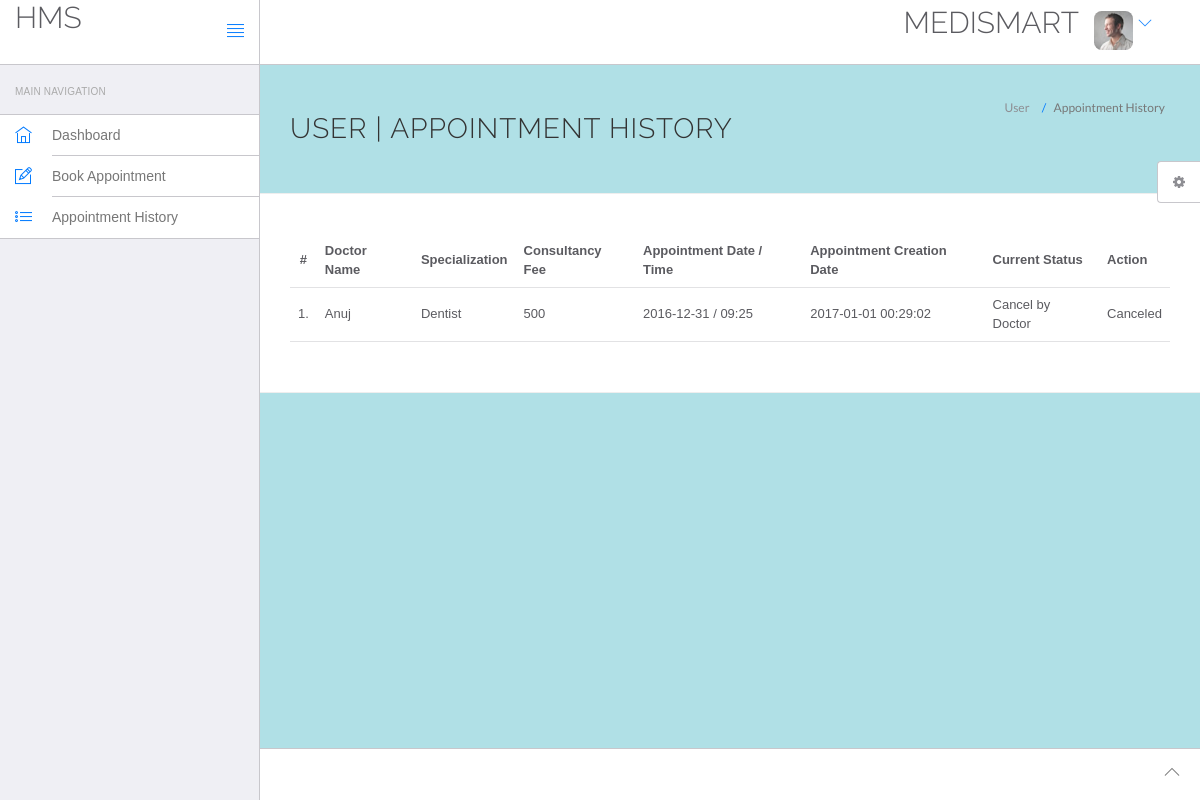
/hms/appointment-history.php (signed in), run on the app's committed database.
### tables this page shows
CREATE TABLE `appointment` (
  `id` int(11) NOT NULL,
  `doctorSpecialization` varchar(255) NOT NULL,
  `doctorId` int(11) NOT NULL,
  `userId` int(11) NOT NULL,
  `consultancyFees` int(11) NOT NULL,
  `appointmentDate` varchar(255) NOT NULL,
  `appointmentTime` varchar(255) NOT NULL,
  `postingDate` timestamp NOT NULL DEFAULT CURRENT_TIMESTAMP,
  `userStatus` int(11) NOT NULL,
  `doctorStatus` int(11) NOT NULL,
  `updationDate` varchar(255) NOT NULL
);

CREATE TABLE `doctors` (
  `id` int(11) NOT NULL,
  `specilization` varchar(255) NOT NULL,
  `doctorName` varchar(255) NOT NULL,
  `address` longtext NOT NULL,
  `docFees` varchar(255) NOT NULL,
  `contactno` bigint(11) NOT NULL,
  `docEmail` varchar(255) NOT NULL,
  `password` varchar(255) NOT NULL,
  `creationDate` timestamp NOT NULL DEFAULT CURRENT_TIMESTAMP,
  `updationDate` varchar(255) NOT NULL
);

### hms/appointment-history.php (the view, shortened to what this page needs)
<!DOCTYPE html>
<html lang="en">
	<head>
		<link rel="stylesheet" href="vendor/bootstrap/css/bootstrap.min.css">
		<link rel="stylesheet" href="vendor/fontawesome/css/font-awesome.min.css">
		<link rel="stylesheet" href="vendor/themify-icons/themify-icons.min.css">
		<link href="vendor/animate.css/animate.min.css" rel="stylesheet" media="screen">
		<link href="vendor/perfect-scrollbar/perfect-scrollbar.min.css" rel="stylesheet" media="screen">
		<link href="vendor/switchery/switchery.min.css" rel="stylesheet" media="screen">
		<link href="vendor/bootstrap-touchspin/jquery.bootstrap-touchspin.min.css" rel="stylesheet" media="screen">
		<link href="vendor/select2/select2.min.css" rel="stylesheet" media="screen">
		<link href="vendor/bootstrap-datepicker/bootstrap-datepicker3.standalone.min.css" rel="stylesheet" media="screen">
		<link href="vendor/bootstrap-timepicker/bootstrap-timepicker.min.css" rel="stylesheet" media="screen">
		<link rel="stylesheet" href="assets/css/styles.css">
		<link rel="stylesheet" href="assets/css/plugins.css">
		<link rel="stylesheet" href="assets/css/themes/theme-1.css" id="skin_color" />
	</head>
	<body>
		<div id="app">
<?php include('include/sidebar.php');?>
			<div class="app-content">
					<?php include('include/header.php');?>
				<div class="main-content" >
					<div class="wrap-content container" id="container">
						<section id="page-title">
							<div class="row">
								<div class="col-sm-8">
									<h1 class="mainTitle">User  | Appointment History</h1>
																	</div>
								<ol class="breadcrumb">
									<li>
										<span>User </span>
									</li>
									<li class="active">
										<span>Appointment History</span>
									</li>
								</ol>
							</div>
						</section>
						<div class="container-fluid container-fullw bg-white"> <body style="background-color:powderblue;">
									<div class="row">
								<div class="col-md-12">
									<table class="table table-hover" id="sample-table-1">
										<thead>
											<tr>
												<th class="center">#</th>
												<th class="hidden-xs">Doctor Name</th>
												<th>Specialization</th>
												<th>Consultancy Fee</th>
												<th>Appointment Date / Time </th>
												<th>Appointment Creation Date  </th>
												<th>Current Status</th>
												<th>Action</th>
											</tr>
										</thead>
										<tbody>
<?php
$sql=mysql_query("select doctors.doctorName as docname,appointment.*  from appointment join doctors on doctors.id=appointment.doctorId where appointment.userId='".$_SESSION['id']."'");
$cnt=1;
while($row=mysql_fetch_array($sql))
{
?>
											<tr>
												<td class="center"><?php echo $cnt;?>.</td>
												<td class="hidden-xs"><?php echo $row['docname'];?></td>
												<td><?php echo $row['doctorSpecialization'];?></td>
												<td><?php echo $row['consultancyFees'];?></td>
												<td><?php echo $row['appointmentDate'];?> / <?php echo
												 $row['appointmentTime'];?>
												</td>
												<td><?php echo $row['postingDate'];?></td>
												<td>
<?php if(($row['userStatus']==1) && ($row['doctorStatus']==1))
if(($row['userStatus']==1) && ($row['doctorStatus']==0))
{
	echo "Cancel by Doctor";
}
												?></td>
												<td >
												<div class="visible-md visible-lg hidden-sm hidden-xs">
							<?php if(($row['userStatus']==1) && ($row['doctorStatus']==1))
{ ?>
	<a href="appointment-history.php?id=<?php echo $row['id']?>&cancel=update" onClick="return confirm('Are you sure you want to cancel this appointment ?')"class="btn btn-transparent btn-xs tooltips" title="Cancel Appointment" tooltip-placement="top" tooltip="Remove">Cancel</a>
	<?php } else {
		echo "Canceled";
		} ?>
												</div>
												</td>
											</tr>
											<?php
$cnt=$cnt+1;
											 }?>
										</tbody>
									</table>
								</div>
							</div>
								</div>
					</div>
				</div>
			</div>
	<?php include('include/footer.php');?>
	<?php include('include/setting.php');?>
		</div>
	</body>
</html>

### hms/assets/css/themes/theme-1.css (style rules this page uses)
body { background: #FAFAFA; }

### data on the page
appointment: doctorId.doctorName "Anuj", doctorSpecialization "Dentist", consultancyFees "500", appointmentDate "2016-12-31", appointmentTime "09:25", postingDate "2017-01-01 00:29:02", userStatus "Cancel by Doctor"
